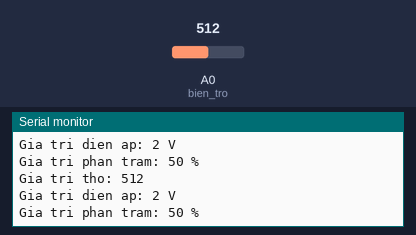
Simulated run of this sketch. Board: Arduino Uno, built with avr-gcc and run on an emulated ATmega328P. Parts: the last lines printed to the serial monitor. The test bench sets the inputs (shaded band); at power-on: A0 (bien_tro) = 512.

Above: at 1.2 s.
1.3 s: A0 (bien_tro) set to 1005
At 1.58 s:
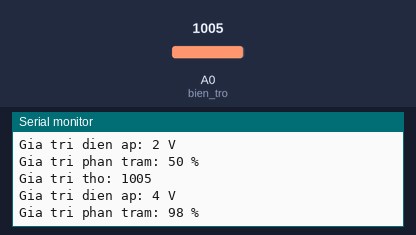
2.8 s: A0 (bien_tro) set to 1023
At 2.99 s:
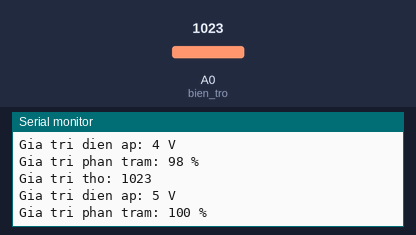
Timing chart, 0 to 5.8 s (numbered marks = the images above; inputs shaded):
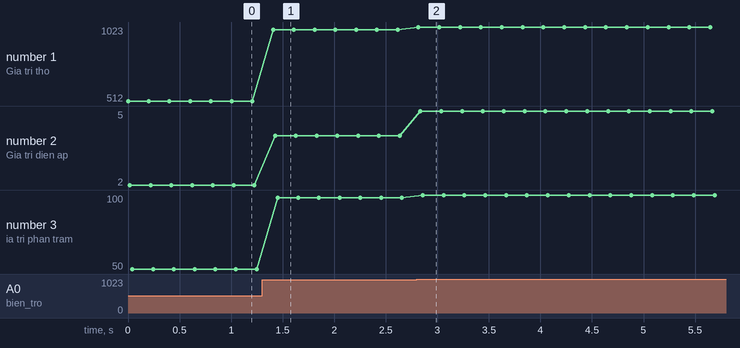

The sketch:

bai4_1.ino
```cpp
/*
Nguyen Thanh Luan - K74A2 KT&CN;

Bai 4-1:
Lap mach va lap trinh doc gia tri dien ap tren bien tro
xuat ra Serial monitor o cac dang sau:
- Gia tri tho (doc duoc tu chan analog)
- Gia tri dien ap (V)
- Gia tri bien tro o dang phan tram (%)
*/

const byte bien_tro = A0;

void setup() {
  Serial.begin(9600);
  pinMode(bien_tro, INPUT);
}

void loop() {
  int value = analogRead(bien_tro);
  int volt = 5.0*value / 1023;
  int percent = 100.0*value / 1023;
  Serial.print("Gia tri tho: "); Serial.println(value);
  Serial.print("Gia tri dien ap: "); Serial.print(volt); Serial.println(" V");
  Serial.print("Gia tri phan tram: "); Serial.print(percent); Serial.println(" %");
  delay(200);
}
```

Measured:
- after the input at 1.3 s, the serial monitor: prints a new line after 0.11 s (image 1)
- after the input at 2.8 s, the serial monitor: prints a new line at once (image 2)
- plotted number 1: 512 → 1005 after the input at 1.3 s, 1005 → 1023 after the input at 2.8 s
- plotted number 2: 2 → 4 after the input at 1.3 s, 4 → 5 after the input at 2.8 s
- plotted number 3: 50 → 98 after the input at 1.3 s
